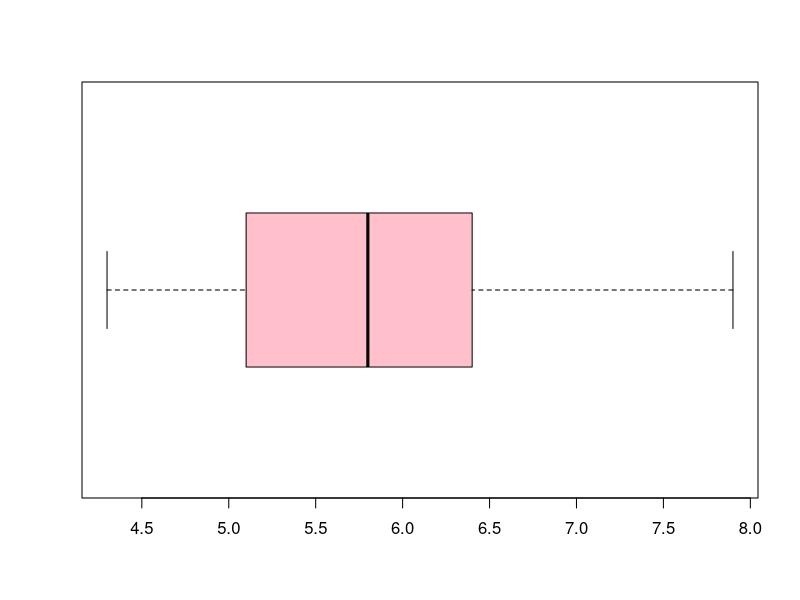
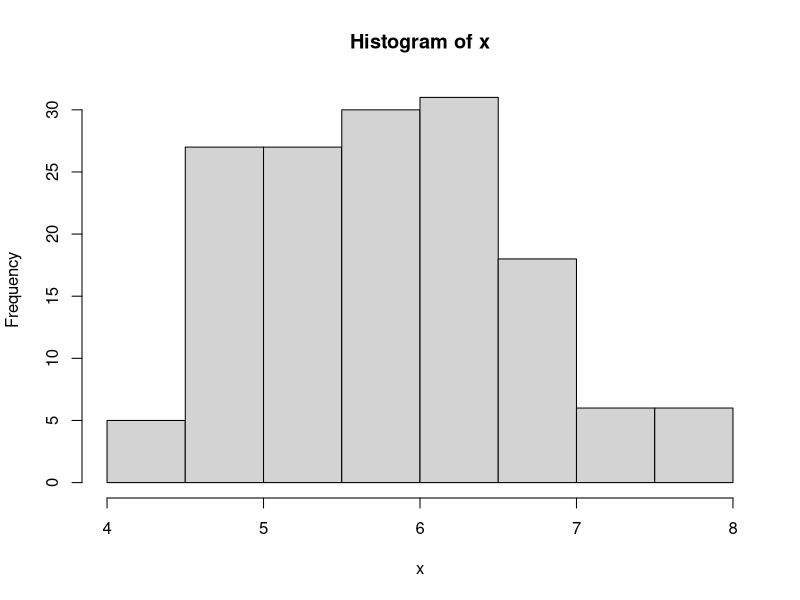

Source code (R) for these figures, in order:
##############################################################
# Statistics with R Workshop, IGNCA, 24,25,26June2019
# 05. Statistical Measures
##############################################################

# Load inbuilt data
df <- iris
x <- df$Sepal.Length
n = length(x)

# Statistical Measurements

# Minimum
min(x)

# Maximum
max(x)

# Mean (Arithmtic)
m = mean(x)

# Median
median(x)

# Mode
t <- table(x)
t
which.max(t)

# Quantiles
quantile(x, c(0.25,.5,.75))

# Boxplot
boxplot(x, col = 'pink', horizontal = T)

# Variance and Standard Deviation
v = sum((x-m)**2/(n-1))
var(x)
sd = sqrt(var(x))

# Coefficient of Variation
cv = sd/m

# Histogram
hist(x)

# Skewness
m2 = (sum((x-m)^2))/n
m3 = (sum((x-m)^3))/n
b1 = (m3^2)/(m2^3)
b1 = ifelse(m3<0,(-1)*b1,b1)
if (b1<0){
  print("Neg skewed")
}else{
  print("Pos skewed")
}

# Kurtosis
m4 = (sum((x-m)^4))/n
b2 = m4/(m2^2)
if (b2<3){
  print("platykurtic")
}else if(b2>3){
  print("leptokurtic")
}else{
  print("mesokurtic")
}

# 1
x = 71:80
f = c(2,8,10,14,16,25,14,12,11,3)
y = rep(x,f)
y
mean(y)
median(y)
which.max(table(y))
quantile(y,c(.25,.5,.75))
sd = sqrt(var(y))
cv = sd/mean(y)

# 2
ll = seq(20,90,10)
ul = seq(30,100,10)
x = (ll+ul)/2
f = c(8,13,16,21,17,12,8,5)
n = sum(f)
m1 = sum(f*x)/n
cf = cumsum(f)
mc = min(which(cf>=n/2))
l = ll[mc]
h = ul[mc]-ll[mc]
f1 = f[mc]
c = cf[mc-1]
m2 = l+((h/f1)*((n/2)-c))
m = which.max(f)
l = ll[m]
f1 = f[m]
f0 = f[m-1]
f2 = f[m+1]
h = ul[m]-ll[m]
m3 = l+h*(f1-f0)/(2*f1-f0-f2)
